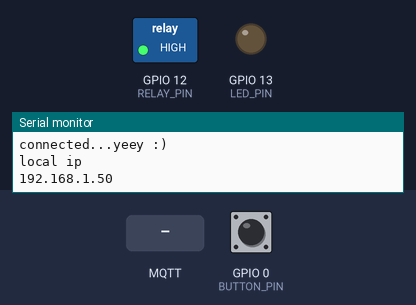
Recording of a sketch running on a simulated ESP8266 (NodeMCU). Parts: switched loads named in the sketch (green lamp = pin HIGH), output pins drawn as LEDs (lit = HIGH), the last lines printed to the serial monitor. Inputs (shaded band) come from the test bench; at power-on: GPIO 0 (BUTTON_PIN) HIGH. WiFi joins after 1.5 s; servers stay silent unless stated; storage starts empty; no MQTT or app messages arrive unless stated.

Above: at 2.7 s.
2.8 s: GPIO 0 (BUTTON_PIN) pulled LOW for 3.2 s
At 4.6 s:
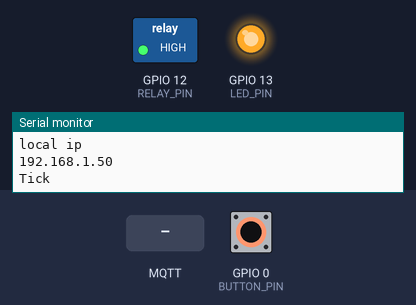
7.5 s: GPIO 0 (BUTTON_PIN) pulled LOW for 0.15 s
At 8.3 s:
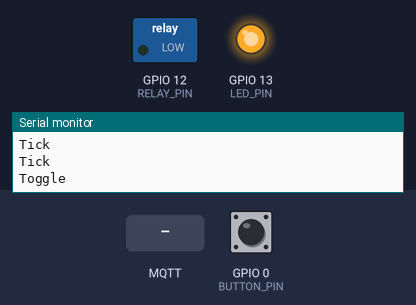
9.1 s: GPIO 0 (BUTTON_PIN) pulled LOW for 3.2 s
At 10.8 s:
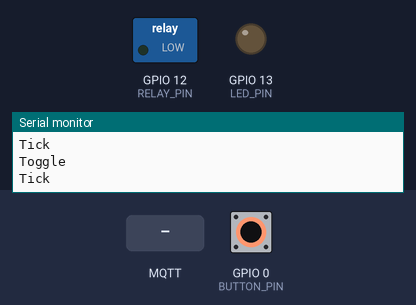
13.8 s: MQTT message "ON" arrives on the first subscribed topic
At 16.2 s:
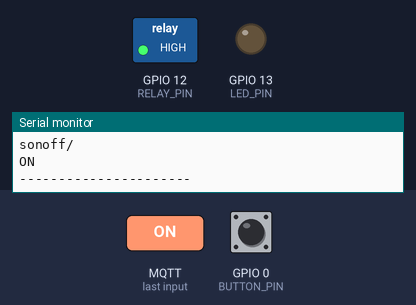
16.5 s: MQTT message "OFF" arrives on the first subscribed topic
At 16.9 s:
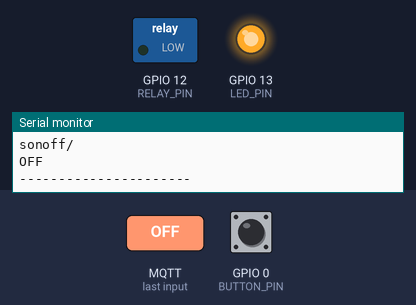
Timing chart, 0 to 19.0 s (numbered marks = the images above; inputs shaded):
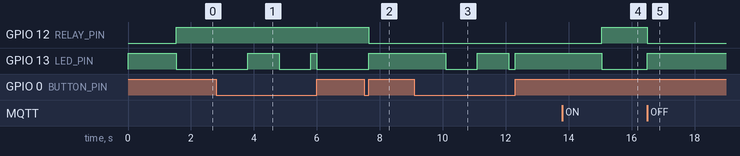

The sketch:

custom-mqtt-sonoff.ino
```cpp
#include <FS.h>
#include <PubSubClient.h>        // https://github.com/knolleary/pubsubclient
#include <ESP8266WiFi.h>         // https://github.com/esp8266/Arduino
#include <DNSServer.h>           // https://github.com/esp8266/Arduino/tree/master/libraries/DNSServer
#include <WiFiManager.h>         // https://github.com/tzapu/WiFiManager
#include <ArduinoJson.h>         // https://github.com/bblanchon/ArduinoJson

// Pin definitions
#define RELAY_PIN 12
#define LED_PIN 13
#define BUTTON_PIN 0

// Configurable and SPIFFS save-able items
char device_slug[40];
char mqtt_server[40];
char mqtt_port[6] = "1883";
char mqtt_user[40];
char mqtt_password[40];

// Tracks if we should be trying to save data
bool should_save_config = false;

// Get the mac address and default topic fragment
String mac = WiFi.macAddress();
String topic = "sonoff";

// Stores the previous state of the LED when blinking during long-press
byte led_pin_previous = HIGH;

// Initializes the MQTT reconnect timer.
unsigned long previous_mqtt_reconnect_millis = 0;

// Button code for determining if it's a toggle press or a reset press
// This uses a timer to see how long a button has been pressed
int button_pin_current;             // Current state of the button
long button_pin_millis_held;        // How long the button was held (milliseconds)
long button_pin_secs_held;          // How long the button was held (seconds)
long button_pin_prev_secs_held;     // How long the button was held in the previous check
byte button_pin_previous = HIGH;
unsigned long button_pin_firstTime; // how long since the button was first pressed

// Initialize WiFi Connectivity, MQTT, WiFi Manager
WiFiClient espClient;
PubSubClient mqttClient(espClient);
WiFiManager wifiManager;

// Callback notifying us of the need to save config
void saveConfigCallback () {
  Serial.println("Should save config");
  should_save_config = true;
}

// Handler for the incoming MQTT topics and payloads
void mqttCallback(char* incomingTopic, byte* payload, unsigned int length) {
  payload[length] = '\0';
  String strTopic = String((char*)incomingTopic);
  String msg = String((char*)payload);

  Serial.println("----------------------");
  Serial.println(strTopic);
  Serial.println(msg);
  Serial.println("----------------------");

  if (strTopic == topic) {
    if(msg == "ON"){
      powerOn();
    }
    if(msg == "OFF"){
      powerOff();
    }
  }
}

// Reconnect to MQTT if the connection fails
void reconnect() {
  Serial.print("Attempting MQTT connection...");
  // Attempt to connect
  // If you do not want to use a username and password, change next line to
  // if (mqttClient.connect("ESP8266Client")) {
  if (mqttClient.connect(mac.c_str(), mqtt_user, mqtt_password)) {
    Serial.println("connected");
    // Subscribe to our globally defined topic
    mqttClient.subscribe(topic.c_str());
    // Say Hello
    mqttClient.publish(String(topic + "/status").c_str(), String("BOOTED").c_str(), true);
  } else {
    Serial.print("failed, rc=");
    Serial.print(mqttClient.state());
    Serial.println(" try again in 15 seconds");
  }
}


void setup() {
  Serial.begin(115200);
  Serial.println();

  pinMode(RELAY_PIN, OUTPUT);
  pinMode(BUTTON_PIN, INPUT_PULLUP);

  // Enable and turn off!
  pinMode(LED_PIN, OUTPUT);
  digitalWrite(LED_PIN, HIGH); // HIGH is off

  //clean FS, for testing
  // SPIFFS.format();

  //read configuration from FS json
  Serial.println("mounting FS...");
  Serial.print("MAC Address: ");
  Serial.println(mac);

  if (SPIFFS.begin()) {
    Serial.println("mounted file system");
    if (SPIFFS.exists("/config.json")) {
      //file exists, reading and loading
      Serial.println("reading config file");
      File configFile = SPIFFS.open("/config.json", "r");
      if (configFile) {
        Serial.println("opened config file");
        size_t size = configFile.size();
        // Allocate a buffer to store contents of the file.
        std::unique_ptr<char[]> buf(new char[size]);

        configFile.readBytes(buf.get(), size);
        DynamicJsonBuffer jsonBuffer;
        JsonObject& json = jsonBuffer.parseObject(buf.get());
        json.printTo(Serial);
        if (json.success()) {
          Serial.println("\nparsed json");

          strcpy(device_slug, json["device_slug"]);
          strcpy(mqtt_server, json["mqtt_server"]);
          strcpy(mqtt_port, json["mqtt_port"]);
          strcpy(mqtt_user, json["mqtt_user"]);
          strcpy(mqtt_password, json["mqtt_password"]);

        } else {
          Serial.println("failed to load json config");
        }
      }
    }
  } else {
    Serial.println("failed to mount FS");
  }
  //end read


  // The extra parameters to be configured (can be either global or just in the setup)
  // After connecting, parameter.getValue() will get you the configured value
  // id/name placeholder/prompt default length
  WiFiManagerParameter custom_device_slug("device_slug", "Device Slug", device_slug, 40);
  WiFiManagerParameter custom_mqtt_server("server", "MQTT Server", mqtt_server, 40);
  WiFiManagerParameter custom_mqtt_port("port", "MQTT Port", mqtt_port, 6);
  WiFiManagerParameter custom_mqtt_user("user", "MQTT User", mqtt_user, 40);
  WiFiManagerParameter custom_mqtt_password("password", "MQTT Password", mqtt_password, 40);

  //set config save notify callback
  wifiManager.setSaveConfigCallback(saveConfigCallback);

  //add all your parameters here
  wifiManager.addParameter(&custom_device_slug);
  wifiManager.addParameter(&custom_mqtt_server);
  wifiManager.addParameter(&custom_mqtt_port);
  wifiManager.addParameter(&custom_mqtt_user);
  wifiManager.addParameter(&custom_mqtt_password);

  //reset settings - for testing
  // wifiManager.resetSettings();

  if (!wifiManager.autoConnect()) {
    Serial.println("failed to connect and hit timeout");
    delay(3000);
    //reset and try again, or maybe put it to deep sleep
    ESP.reset();
    delay(5000);
  }

  Serial.println("connected...yeey :)");

  //read updated parameters
  strcpy(device_slug, custom_device_slug.getValue());
  strcpy(mqtt_server, custom_mqtt_server.getValue());
  strcpy(mqtt_port, custom_mqtt_port.getValue());
  strcpy(mqtt_user, custom_mqtt_user.getValue());
  strcpy(mqtt_password, custom_mqtt_password.getValue());
  topic = topic + "/" + String(device_slug);

  //save the custom parameters to FS
  if (should_save_config) {
    Serial.println("saving config");
    DynamicJsonBuffer jsonBuffer;
    JsonObject& json = jsonBuffer.createObject();
    json["device_slug"] = device_slug;
    json["mqtt_server"] = mqtt_server;
    json["mqtt_port"] = mqtt_port;
    json["mqtt_user"] = mqtt_user;
    json["mqtt_password"] = mqtt_password;

    File configFile = SPIFFS.open("/config.json", "w");
    if (!configFile) {
      Serial.println("failed to open config file for writing");
    }

    json.printTo(Serial);
    json.printTo(configFile);
    configFile.close();
    //end save
  }

  Serial.println("local ip");
  Serial.println(WiFi.localIP());

  // MQTT Setup & Callback
  mqttClient.setServer(mqtt_server, atol(mqtt_port));
  mqttClient.setCallback(mqttCallback);

  // Power on once connected to WiFi
  powerOn();
}

void loop() {
  button_pin_current = digitalRead(BUTTON_PIN);

  // Restore LED previous state on release
  if (button_pin_current == HIGH && button_pin_previous == LOW) {
    digitalWrite(LED_PIN, led_pin_previous);
  }

  // If the button state changes to pressed, remember the start time
  if (button_pin_current == LOW && button_pin_previous == HIGH && (millis() - button_pin_firstTime) > 200) {
    button_pin_firstTime = millis();
    led_pin_previous = digitalRead(LED_PIN);
  }

  button_pin_millis_held = (millis() - button_pin_firstTime);
  button_pin_secs_held = button_pin_millis_held / 1000;

  // If the button was held down for a significant amount of time
  if (button_pin_millis_held > 50) {

    // If button is being held, then flash it on and off every second
    if (button_pin_current == LOW && button_pin_secs_held > button_pin_prev_secs_held) {
      Serial.println("Tick");
      // Toggle Light with each tick
      if (digitalRead(LED_PIN) == HIGH) {
        digitalWrite(LED_PIN, LOW);
      } else {
        digitalWrite(LED_PIN, HIGH);
      }
    }

    // Check if the button was released since we last checked
    if (button_pin_current == HIGH && button_pin_previous == LOW) {
      if (button_pin_secs_held <= 0) {
        Serial.println("Toggle");
        if (digitalRead(RELAY_PIN) == HIGH) {
          powerOff();
        } else {
          powerOn();
        }
      }
      if (button_pin_secs_held >= 10 && button_pin_secs_held < 180) {
        Serial.println("Attempting to clear flash...");
        delay(1000);

        Serial.println("clearing SPIFFS...");
        SPIFFS.format();
        delay(3000);

        Serial.println("resetting WiFi settings...");
        wifiManager.resetSettings();
        delay(3000);

        Serial.println("rebooting...");
        ESP.reset();
        delay(5000);
      }
    }
  }

  button_pin_previous = button_pin_current;
  button_pin_prev_secs_held = button_pin_secs_held;

  if (!mqttClient.connected()) {
    unsigned long current_mqtt_reconnect_millis = millis();

    if (current_mqtt_reconnect_millis - previous_mqtt_reconnect_millis >= 15000) {
      previous_mqtt_reconnect_millis = current_mqtt_reconnect_millis;
      reconnect();
    }
  }
  mqttClient.loop();
}

void powerOn() {
  digitalWrite(RELAY_PIN, HIGH);
  digitalWrite(LED_PIN, LOW);
  statusReport("ON");
}

void powerOff() {
  digitalWrite(RELAY_PIN, LOW);
  digitalWrite(LED_PIN, HIGH);
  statusReport("OFF");
}

void statusReport(String status) {
  mqttClient.publish(String(topic + "/status").c_str(), status.c_str(), true);
}
```

Measured:
- after the input at 2.8 s, GPIO 13 (LED_PIN): LOW → HIGH after 1.0 s, → LOW 1.0 s later, → HIGH 1.0 s later, → LOW 0.20 s later
- after the input at 7.5 s, GPIO 12 (RELAY_PIN): HIGH → LOW after 0.15 s; GPIO 13 (LED_PIN): LOW → HIGH after 0.15 s
- after the input at 9.1 s, GPIO 13 (LED_PIN): HIGH → LOW after 1.0 s, → HIGH 1.0 s later, → LOW 1.0 s later, → HIGH 0.20 s later
- after the input at 13.8 s, GPIO 12 (RELAY_PIN): LOW → HIGH after 1.3 s; GPIO 13 (LED_PIN): HIGH → LOW after 1.3 s
- after the input at 16.5 s, GPIO 12 (RELAY_PIN): HIGH → LOW at once; GPIO 13 (LED_PIN): LOW → HIGH at once
